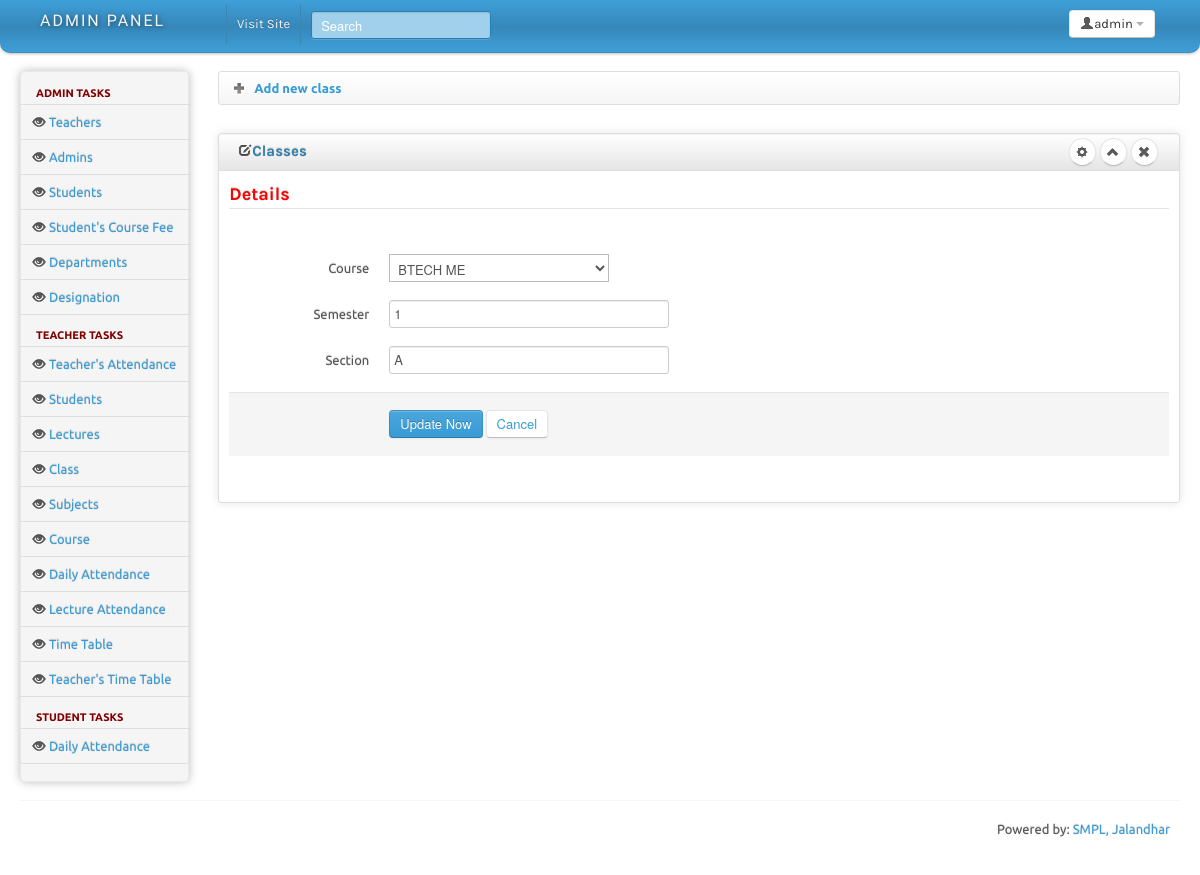
/admin/editclass.php?id=1 (signed in), run on the app's committed database.
### tables this page shows
CREATE TABLE `classes` (
  `id` int(11) NOT NULL,
  `course_id` int(11) NOT NULL,
  `semester` varchar(10) DEFAULT NULL,
  `section` varchar(25) DEFAULT NULL
);

CREATE TABLE `courses` (
  `id` int(11) NOT NULL,
  `name` varchar(50) NOT NULL,
  `branch` varchar(50) NOT NULL,
  `fee_details` varchar(100) NOT NULL
);

### admin/config.php (called while the page is built, shortened)
<?php
class task
{
    public $con=0;
    public function connect()
    {
        $this->con=mysqli_connect($_SESSION['db_ip'], $_SESSION['db_user'], $_SESSION['db_pass'], $_SESSION['db_name']);
    }
    public function query($Query_String)
    {
        if ($this->Query_ID = mysqli_query($this->con, $Query_String)) {
            return $this->Query_ID;
        } else {
            return false;
        }
    }
}

### admin/editclass.php (the view, shortened to what this page needs)
<?php
	require_once("config.php");
	$obj1=new task;
	$obj1->checkUser();
	$cat = new task;
	if(isset($_GET["id"]))
	{
		$id = $_GET["id"];
		$cat->connect();
		$query = "select * from classes where id='$id'";
		$data = mysqli_query($cat->con,$query);
		$row = mysqli_fetch_array($data);
		extract($row);
	}
?>
<?php require_once("headincludes.php"); ?>
<body>
		<?php require_once("topbar.php"); ?>
		<div class="container-fluid">
		<div class="row-fluid">
			<div class="span2 main-menu-span">
				<div class="well nav-collapse sidebar-nav">
					<?php require_once("sidemenu.php"); ?>
				</div>
			</div>
			<div id="content" class="span10">
			<div>
				<ul class="breadcrumb">
					<li>
						<a href="addcourse.php" style="text-decoration:none;">
							<img src="img/add.png" />
							<span style="font-weight:bold;">
								Add new class
							</span>
						</a>
					</li>
				</ul>
			</div>
			<div class="row-fluid sortable">
				<div class="box span12">
					<div class="box-header well" data-original-title>
						<h2><i class="icon-edit"></i>Classes</h2>
						<div class="box-icon">
							<a href="#" class="btn btn-setting btn-round"><i class="icon-cog"></i></a>
							<a href="#" class="btn btn-minimize btn-round"><i class="icon-chevron-up"></i></a>
							<a href="#" class="btn btn-close btn-round"><i class="icon-remove"></i></a>
						</div>
					</div>
					<div class="box-content">
						<form class="form-horizontal" name="newclient" method="post" enctype="multipart/form-data">
							<fieldset>
								<legend><h3 style="color:red;">Details</h3></legend>
							  <div class="control-group">
								<label class="control-label" for="focusedInput">Course</label>
								<div class="controls">
								  <select name="course" id="select1" >
									<?php
										$query = "select * from courses";
										$obj1->connect();
										$data = $obj1->query($query);
										while($row1 = mysqli_fetch_assoc($data))
										{
											?>
										<option value='<?php echo $row1['id']?>' <?php if ($course_id==$row1['id']) { echo "selected"; } ?>><?php echo $row1['name'].' '.$row1['branch']; ?></option>";
										<?php
											}
										?>
								  </select>
								</div>
							  </div>
							  <div class="control-group">
								<label class="control-label" for="focusedInput">Semester</label>
								<div class="controls">
								  <input name="sem" class="input-xlarge focused" id="focusedInput" type="text" value="<?php echo $semester; ?>" />
								</div>
							  </div>
							  <div class="control-group">
								<label class="control-label" for="focusedInput">Section</label>
								<div class="controls">
								  <input name="sec" class="input-xlarge focused" id="focusedInput" type="text" value="<?php echo $section; ?>" />
								</div>
							  </div>
							  <div class="form-actions">
								<button type="submit" name="submit" class="btn btn-primary">Update Now</button>
								<button class="btn"><a href="course.php">Cancel</a></button>
							  </div>
							</fieldset>
						  </form>
					</div>
				</div>
			</div>
			</div>
				</div>
		<hr>
		<?php require_once("footer.php"); ?>
	</div>
</body>
</html>

### admin/css/charisma-app.css (style rules this page uses)
select { background-color:#fff; }
.box { border: 1px solid #DEDEDE; border-radius:3px; -webkit-border-radius:3px; -moz-border-radius:3px; margin-top: 10px; margin-bottom: 10px ; box-shadow: 0 0 10px rgba(189, 189, 189, 0.4); -webkit-box-shadow: 0 0 10px rgba(189, 189, 189, 0.4); -moz-box-shadow: 0 0 10px rgba(189, 189, 189, 0.4); }
.box-header { border:none; padding-top:5px; border-bottom: 1px solid #DEDEDE; border-radius:3px 3px 0 0; -webkit-border-radius:3px 3px 0 0; -moz-border-radius:3px 3px 0 0; height:12px; min-height:12px; margin-bottom: 0; cursor:move; font-weight:bold; font-size:16px; background: -moz-linear-gradient(top, rgba(255,255,255,0) 0%, rgba(0,0,0,0.1) 100%); background: -webkit-gradient(linear, left top, left bottom, color-stop(0%,rgba(255,255,255,0)), color-stop(100%,rgba(0,0,0,0.1))); background: -webkit-linear-gradient(top, rgba(255,255,255,0) 0%,rgba(0,0,0,0.1) 100%); background: -o-linear-gradient(top, rgba(255,255,255,0) 0%,rgba(0,0,0,0.1) 100%); background: -ms-linear-gradient(top, rgba(255,255,255,0) 0%,rgba(0,0,0,0.1) 100%); background: linear-gradient(to bottom, rgba(255,255,255,0) 0%,rgba(0,0,0,0.1) 100%); filter: progid:DXImageTransform.Microsoft.gradient( startColorstr='#00ffffff', endColorstr='#1a000000',GradientType=0 ); }
.box-header h2 { font-size:15px; width:auto; clear:none; float:left; line-height:25px; }
.box-header h2 > i { margin-top:1px; }
.box-icon { float:right; }
.box-icon a { clear:none; float:left; margin:0 2px; height: 18px; width:5px; margin-top: -1px; }
.box-icon a i { margin-left:-4.5px; }
.box-content { padding:10px; }
.btn-round { border-radius: 40px; -webkit-border-radius: 40px; -moz-border-radius: 40px; font-size:12px; padding-top:4px; }
.sidebar-nav { min-height:0; box-shadow: 0 0 10px #BDBDBD; -webkit-box-shadow: 0 0 10px #BDBDBD; -moz-box-shadow: 0 0 10px #BDBDBD; border-radius: 5px; -webkit-border-radius: 5px; -moz-border-radius: 5px; margin-bottom: 0; padding-bottom:0; }

### admin/headincludes.php (style rules this page uses)
body { padding-bottom: 40px; }
.sidebar-nav { padding: 9px 0; }

### data on the page
classes: course "BTECH ME", sem "1", sec "A"
